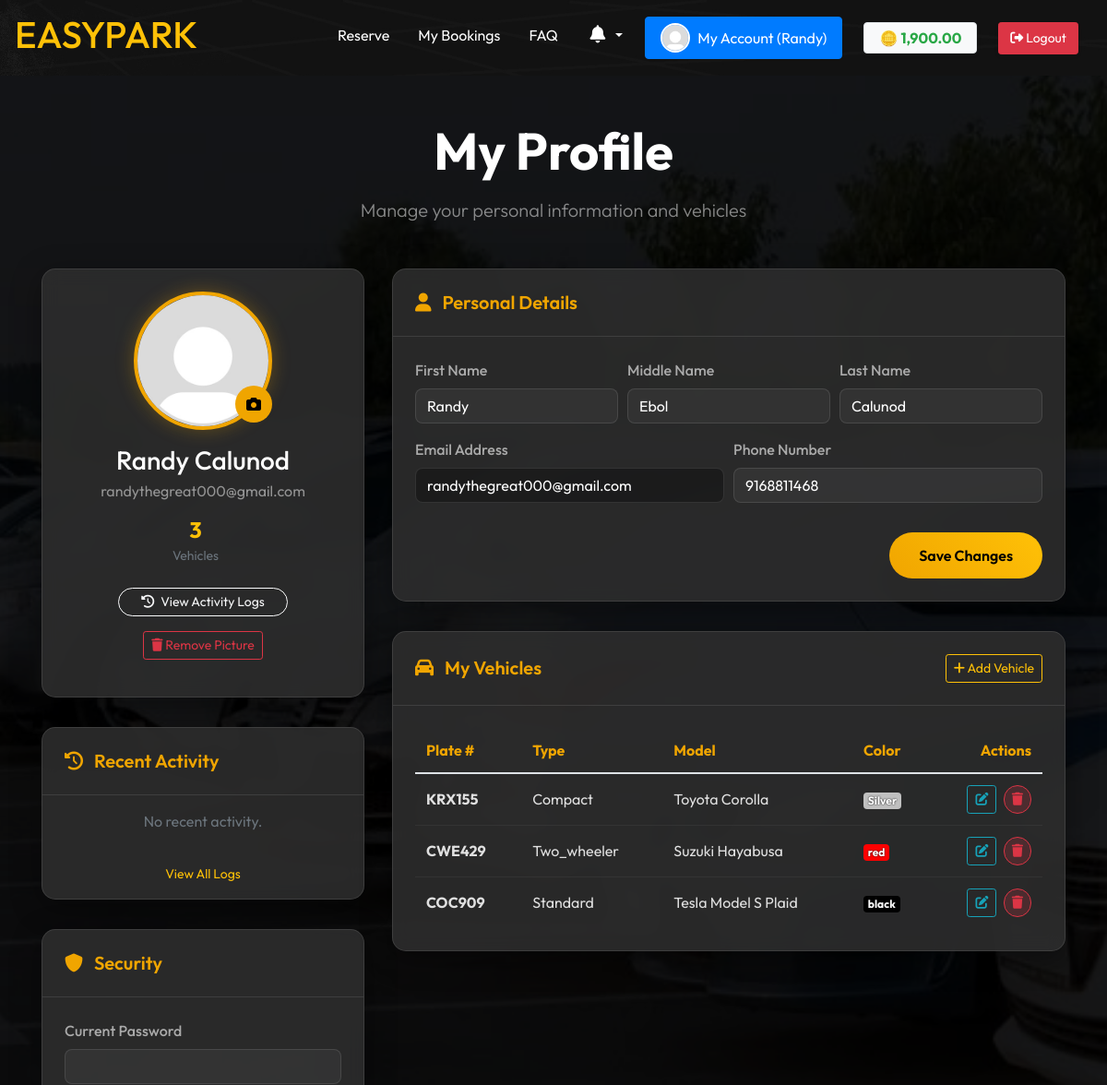
Before: /profile.php (signed in, upper part) with the older database file.
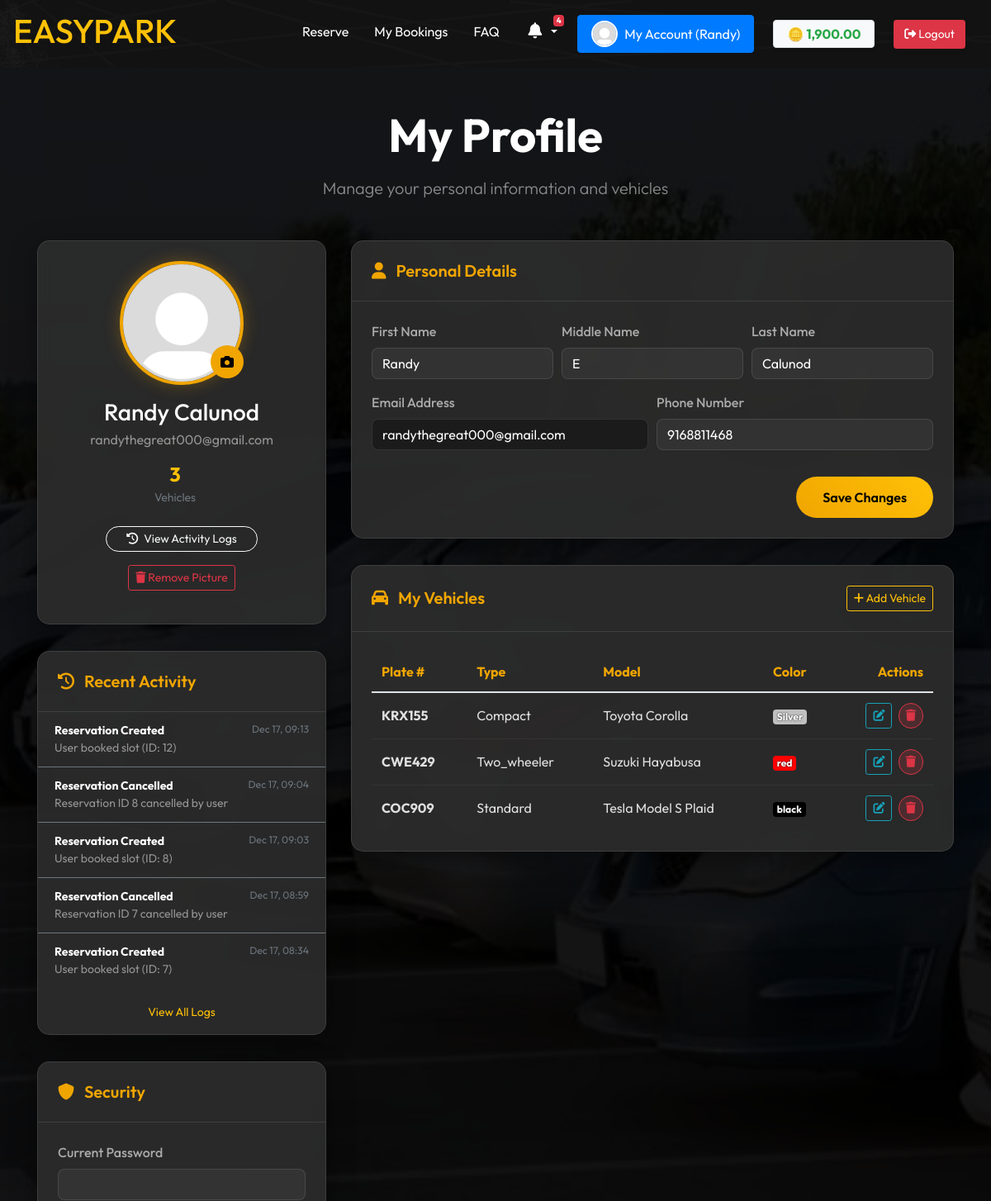
After: the same page with the newer database file.
### tables this page shows
CREATE TABLE `users` (
  `user_id` int(11) NOT NULL,
  `first_name` varchar(50) NOT NULL,
  `middle_name` varchar(50) DEFAULT NULL,
  `last_name` varchar(50) NOT NULL,
  `email` varchar(100) NOT NULL,
  `password` varchar(255) NOT NULL,
  `phone` varchar(20) DEFAULT NULL,
  `user_type` enum('admin','staff','client') NOT NULL DEFAULT 'client',
  `security_word` varchar(255) NOT NULL,
  `created_at` timestamp NULL DEFAULT current_timestamp(),
  `updated_at` timestamp NULL DEFAULT NULL ON UPDATE current_timestamp(),
  `is_active` tinyint(1) NOT NULL DEFAULT 1,
  `image` varchar(255) DEFAULT 'default.jpg',
  `coins` decimal(10,2) NOT NULL DEFAULT 0.00
);

CREATE TABLE `vehicles` (
  `vehicle_id` int(11) NOT NULL,
  `user_id` int(11) NOT NULL,
  `plate_number` varchar(20) NOT NULL,
  `model_id` int(11) NOT NULL,
  `color` varchar(50) NOT NULL,
  `created_at` timestamp NULL DEFAULT current_timestamp(),
  `updated_at` timestamp NULL DEFAULT NULL ON UPDATE current_timestamp()
);

CREATE TABLE `Vehicle_Models` (
  `model_id` int(11) NOT NULL,
  `brand` varchar(50) NOT NULL,
  `model` varchar(50) NOT NULL,
  `type` enum('two_wheeler','compact','standard','large') NOT NULL
);

CREATE TABLE `activity_logs` (
  `log_id` int(11) NOT NULL,
  `user_id` int(11) DEFAULT NULL,
  `user_type` enum('admin','staff','client') NOT NULL,
  `action` varchar(50) NOT NULL,
  `details` text DEFAULT NULL,
  `ip_address` varchar(45) DEFAULT NULL,
  `created_at` timestamp NULL DEFAULT current_timestamp()
);

### includes/notifications.php (called while the page is built, shortened)
<?php
function countUnreadNotifications($pdo, $user_id)
{
    $stmt = $pdo->prepare("SELECT COUNT(*) FROM notifications WHERE user_id = ? AND is_read = 0");
    $stmt->execute([$user_id]);
    return (int) $stmt->fetchColumn();
}
?>

### profile.php (the view, shortened to what the changed rows need)
<?php
require_once 'includes/db.php';
$user_id = $_SESSION['user_id'];
$stmt = $pdo->prepare('SELECT * FROM users WHERE user_id = ?');
$stmt->execute([$user_id]);
$userData = $stmt->fetch(PDO::FETCH_ASSOC);
$stmt = $pdo->prepare('SELECT v.*, vm.brand, vm.model, vm.type FROM vehicles v LEFT JOIN Vehicle_Models vm ON v.model_id = vm.model_id WHERE v.user_id = ?');
$stmt->execute([$user_id]);
$vehicles = $stmt->fetchAll(PDO::FETCH_ASSOC);
$log_stmt = $pdo->prepare('SELECT * FROM activity_logs WHERE user_id = ? ORDER BY created_at DESC LIMIT 5');
$log_stmt->execute([$user_id]);
$recent_logs = $log_stmt->fetchAll(PDO::FETCH_ASSOC);
?>
<!DOCTYPE html>
<html lang="en">
<head>
  <link rel="stylesheet" href="css/bootstrap.min.css">
  <link rel="stylesheet" href="https://cdnjs.cloudflare.com/ajax/libs/font-awesome/6.4.0/css/all.min.css">
</head>
<body>
  <?php include 'includes/client_navbar.php'; ?>
  <div class="container pb-5 pt-5">
    <div class="text-center mb-5">
      <h1 class="display-4 font-weight-bold text-white mb-3">My Profile</h1>
    </div>
    <div class="row">
      <div class="col-lg-4">
        <div class="custom-card text-center pb-3">
          <div class="card-body">
            <?php
            $profilePic = (!empty($userData['image']) && file_exists('images/' . $userData['image'])) ? 'images/' . $userData['image'] : 'images/default.jpg';
            ?>
            <div class="profile-pic-container mb-3">
              <img src="<?= htmlspecialchars($profilePic) ?>" alt="Profile" class="profile-pic" id="avatarPreview">
              <label for="profilePicInput" class="profile-pic-edit" title="Change Picture">
              </label>
            </div>
            <h3 class="text-white mb-1"><?= htmlspecialchars($userData['first_name'] . ' ' . $userData['last_name']) ?>
            </h3>
            <p class="text-white-50 mb-3"><?= htmlspecialchars($userData['email']) ?></p>
            <div class="d-flex justify-content-center">
              <div class="mr-3">
              </div>
            </div>
            <div class="mt-4">
              <a href="activity_logs.php" class="btn btn-outline-light btn-sm px-4 rounded-pill">
              </a>
            </div>
            <?php if (!empty($userData['image']) && $userData['image'] !== 'default.jpg'): ?>
              <form method="POST" class="mt-3">
                <button type="submit" class="btn btn-sm btn-outline-danger"
                  onclick="return confirm('Delete profile picture?')">
                </button>
              </form>
            <?php endif; ?>
          </div>
        </div>
        <div class="custom-card">
          <div class="card-body p-0">
            <ul class="list-group list-group-flush bg-transparent">
              <?php if (count($recent_logs) > 0): ?>
                <?php foreach ($recent_logs as $log): ?>
                  <li class="list-group-item bg-transparent border-secondary text-white-50 small">
                    <div class="d-flex w-100 justify-content-between">
                      <strong
                        class="text-white"><?= htmlspecialchars(ucwords(str_replace('_', ' ', $log['action']))) ?></strong>
                      <small class="text-muted"><?= date('M j, H:i', strtotime($log['created_at'])) ?></small>
                    </div>
                    <p class="mb-0 text-truncate"><?= htmlspecialchars($log['details']) ?></p>
                  </li>
                <?php endforeach; ?>
              <?php else: ?>
                <li class="list-group-item bg-transparent text-center text-muted py-3">No recent activity.</li>
              <?php endif; ?>
            </ul>
          </div>
        </div>
      </div>
      <div class="col-lg-8">
        <div class="custom-card">
          <div class="card-body">
            <form method="POST">
              <div class="form-row">
                <div class="form-group col-md-4">
                  <label>First Name</label>
                  <input type="text" name="first_name" class="form-control"
                    value="<?= htmlspecialchars($userData['first_name']) ?>" required>
                </div>
                <div class="form-group col-md-4">
                  <label>Middle Name</label>
                  <input type="text" name="middle_name" class="form-control"
                    value="<?= htmlspecialchars($userData['middle_name']) ?>">
                </div>
                <div class="form-group col-md-4">
                  <label>Last Name</label>
                  <input type="text" name="last_name" class="form-control"
                    value="<?= htmlspecialchars($userData['last_name']) ?>" required>
                </div>
              </div>
              <div class="form-row">
                <div class="form-group col-md-6">
                  <label>Email Address</label>
                  <input type="email" class="form-control" value="<?= htmlspecialchars($userData['email']) ?>" readonly
                    title="Email cannot be changed">
                </div>
                <div class="form-group col-md-6">
                  <label>Phone Number</label>
                  <input type="text" name="phone" class="form-control"
                    value="<?= htmlspecialchars($userData['phone']) ?>">
                </div>
              </div>
            </form>
          </div>
        </div>
        <div class="custom-card">
          <div class="card-body">
            <?php if (count($vehicles) > 0): ?>
              <div class="table-responsive">
                <table class="table table-custom mb-0">
                  <thead>
                    <tr>
                      <th>Plate #</th>
                      <th>Type</th>
                      <th>Model</th>
                      <th>Color</th>
                      <th class="text-right">Actions</th>
                    </tr>
                  </thead>
                  <tbody>
                    <?php foreach ($vehicles as $v): ?>
                      <tr>
                        <td class="font-weight-bold"><?= htmlspecialchars($v['plate_number']) ?></td>
                        <td><?= htmlspecialchars(ucfirst($v['type'] ?? 'Standard')) ?></td>
                        <td><?= htmlspecialchars($v['brand'] . ' ' . $v['model']) ?></td>
                        <td>
                          <span class="badge badge-secondary"
                            style="background-color: <?= htmlspecialchars($v['color']) ?>; color: #fff; text-shadow: 0 0 2px #000;">
                            <?= htmlspecialchars($v['color']) ?>
                          </span>
                        </td>
                        <td class="text-right">
                          <button class="btn btn-sm btn-outline-info mr-1 btn-edit-vehicle"
                            data-id="<?= $v['vehicle_id'] ?>" data-plate="<?= htmlspecialchars($v['plate_number']) ?>"
                            data-color="<?= htmlspecialchars($v['color']) ?>"
                            data-type="<?= htmlspecialchars($v['type']) ?>"
                            data-brand="<?= htmlspecialchars($v['brand']) ?>"
                            data-model-id="<?= htmlspecialchars($v['model_id']) ?>" data-toggle="modal"
                            data-target="#editVehicleModal">
                            <i class="fa fa-edit"></i>
                          </button>
                          <a href="profile.php?delete_vehicle=<?= $v['vehicle_id'] ?>" class="btn btn-sm btn-danger-custom"
                            onclick="return confirm('Are you sure you want to delete this vehicle?')">
                            <i class="fa fa-trash"></i>
                          </a>
                        </td>
                      </tr>
                    <?php endforeach; ?>
                  </tbody>
                </table>
              </div>
            <?php endif; ?>
          </div>
        </div>
      </div>
    </div>
  </div>
</body>
</html>

### includes/client_navbar.php (shortened to what the changed rows need)
<?php
require_once __DIR__ . '/db.php';
$profilePic = 'images/default.jpg';
if (isset($_SESSION['user_id'])) {
    $user_id = $_SESSION['user_id'];
}
?>
<nav id="navbar" class="navbar navbar-expand-lg bg-image-dark navbar-dark sticky-top w-100 px-3">
    <a id="opp" class="navbar-brand" href="index.php" data-toggle="tooltip" title="Back to Home"
        data-placement="bottom">
        <h1 class="custom-size 75rem">EASYPARK</h1>
    </a>
    <div class="collapse navbar-collapse justify-content-end" id="collapsibleNavbar">
        <ul id="opp" class="navbar-nav">
            <?php if (isset($_SESSION['user_id'])): ?>
                <?php
                require_once __DIR__ . '/notifications.php';
                $unreadCount = 0;
                if (isset($pdo)) {
                    $unreadCount = countUnreadNotifications($pdo, $_SESSION['user_id']);
                }
                ?>
                <li class="nav-item dropdown mr-3">
                    <a class="nav-link dropdown-toggle position-relative" href="#" id="alertsDropdown" role="button"
                        data-toggle="dropdown" aria-haspopup="true" aria-expanded="false" title="Notifications">
                        <i class="fas fa-bell fa-fw" style="font-size: 1.2rem;"></i>
                        <?php if ($unreadCount > 0): ?>
                            <span class="badge badge-danger badge-counter position-absolute"
                                style="top: 0; right: 0; font-size: 0.6rem;"><?= $unreadCount > 9 ? '9+' : $unreadCount ?></span>
                        <?php endif; ?>
                    </a>
                </li>
                <li class="nav-item">
                    <a class="btn btn-primary d-flex align-items-center" href="profile.php" id="accountButton"
                        style="padding: 0.375rem 1rem;" data-toggle="tooltip" title="Manage your profile"
                        data-placement="bottom">
                        <img src="<?= htmlspecialchars($profilePic) ?>" alt="Profile"
                            style="width:32px;height:32px;object-fit:cover;border-radius:50%;border:2px solid #fff;margin-right:8px;">
                        My Account (<?= htmlspecialchars($_SESSION['username'] ?? 'User') ?>)
                    </a>
                </li>
                <?php
                $coins = 0.00;
                if (isset($_SESSION['user_id']) && isset($pdo)) {
                    $stmt = $pdo->prepare('SELECT coins FROM users WHERE user_id = ?');
                    $stmt->execute([$_SESSION['user_id']]);
                    $coins = $stmt->fetchColumn() ?: 0.00;
                }
                $coinColor = ($coins >= 0) ? '#28a745' : '#dc3545';
                ?>
                <li class="nav-item d-flex align-items-center ml-2">
                    <a href="wallet.php" class="badge badge-light px-3 py-2 border shadow-sm"
                        style="font-size: 1rem; color: #333; font-weight: 700; text-decoration: none;" data-toggle="tooltip"
                        title="View Wallet Balance" data-placement="bottom">
                        🪙 <span style="color: <?= $coinColor ?>;"><?= number_format($coins, 2) ?></span>
                    </a>
                </li>
                <li class="nav-item d-flex align-items-center ml-2">
                    <a href="logout.php" class="btn btn-danger btn-sm shadow-sm" style="padding: 0.375rem 0.75rem;"
                        data-toggle="tooltip" title="Sign Out securely" data-placement="bottom">
                        <i class="fas fa-sign-out-alt"></i> Logout
                    </a>
                </li>
            <?php endif; ?>
        </ul>
    </div>
</nav>

Changed rows visible on the page:
changed users "Randy Calunod": middle_name "Ebol" → "E"
added activity_logs: action "Reservation Created", created_at "Dec 17, 09:13", details "User booked slot (ID: 12)"
added activity_logs: action "Reservation Cancelled", created_at "Dec 17, 09:04", details "Reservation ID 8 cancelled by user"
added activity_logs: action "Reservation Created", created_at "Dec 17, 09:03", details "User booked slot (ID: 8)"
added activity_logs: action "Reservation Cancelled", created_at "Dec 17, 08:59", details "Reservation ID 7 cancelled by user"
added activity_logs: action "Reservation Created", created_at "Dec 17, 08:34", details "User booked slot (ID: 7)"
Other visible differences:
$unreadCount: (not shown) → "4"
text no longer shown: "No recent activity."
